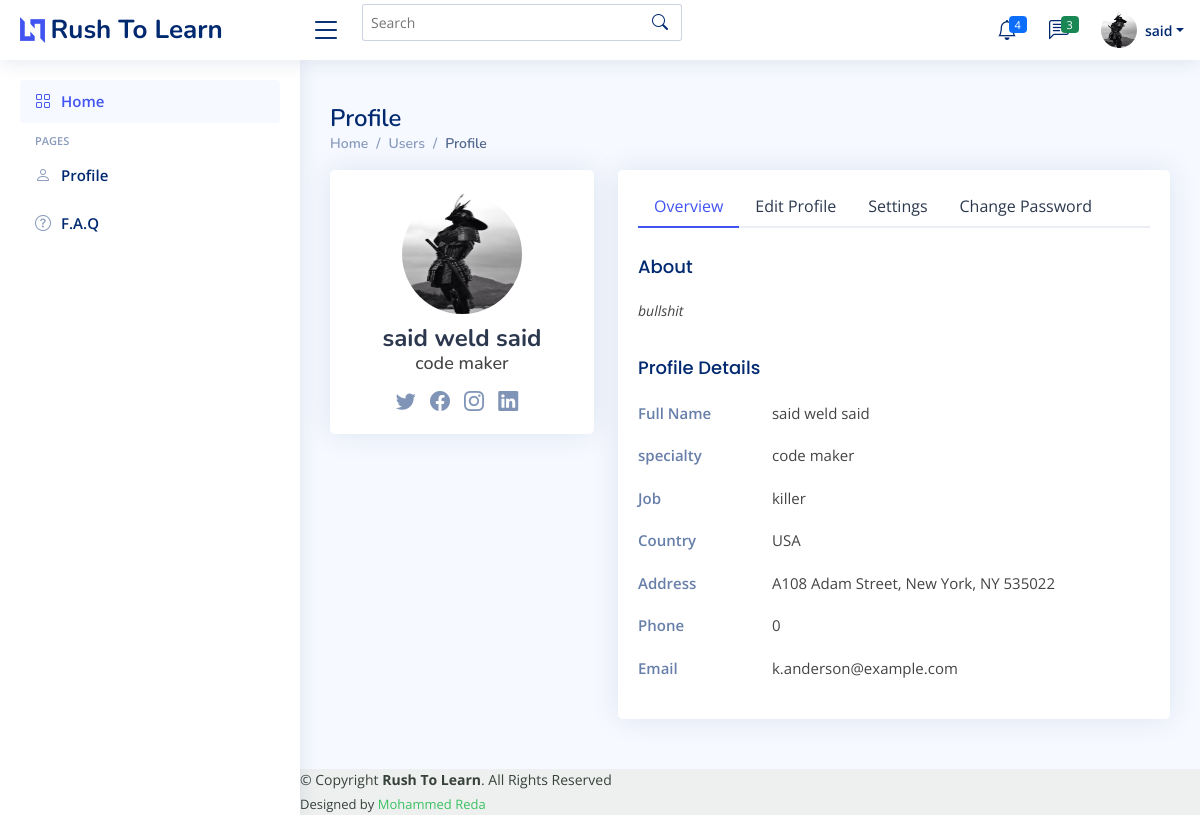
The page /profile.php (signed in) on the database its author committed.
### tables this page shows
CREATE TABLE `wuser` (
  `wid` int(11) NOT NULL,
  `profile_id` int(11) NOT NULL,
  `user_id` bigint(20) NOT NULL,
  `wname` varchar(20) NOT NULL,
  `wimage` varchar(255) NOT NULL,
  `img_dir` varchar(255) NOT NULL,
  `wemail` text NOT NULL,
  `rem` varchar(255) NOT NULL,
  `wpassword` varchar(255) NOT NULL,
  `date_join` timestamp NOT NULL DEFAULT current_timestamp() ON UPDATE current_timestamp(),
  `access_level` varchar(25) NOT NULL
);

CREATE TABLE `wprofile` (
  `profile_id` int(11) NOT NULL,
  `wid` int(11) NOT NULL,
  `fullName` varchar(60) NOT NULL,
  `specialty` varchar(60) NOT NULL,
  `job` varchar(60) NOT NULL,
  `country` varchar(60) NOT NULL,
  `phone` int(60) NOT NULL,
  `email` varchar(60) NOT NULL,
  `about` varchar(500) NOT NULL,
  `addres` varchar(250) NOT NULL
);

### functions.php (called while the page is built, shortened)
<?php
function display_profile($conn)
{
	if(isset($_SESSION['user_id']))
	{
		$query = "SELECT wuser.wid            AS wid,
		wuser.wname           AS wname,
		wuser.img_dir         AS img_dir,
		wuser.wemail          AS wemail,
		wuser.wpassword       AS wpassword,
		wuser.date_join       AS date_join,
		wuser.access_level    AS access_level,
		wprofile.profile_id   AS profile_id,
		wprofile.wid          AS wid,
		wprofile.fullName     AS fullName,
		wprofile.specialty    AS specialty,
		wprofile.job          AS job,
		wprofile.country      AS country,
		wprofile.phone        AS phone,
		wprofile.email        AS email,
		wprofile.about        AS about,
		wprofile.addres       AS addres
 FROM   wuser
		LEFT JOIN wprofile
			   ON wuser.wid = wprofile.wid
 WHERE  wuser.wid = :id;";
		$stmt = $conn->prepare($query);
		$stmt->bindParam(':id', $_SESSION['user_id']);
		$stmt->execute();
		$result = $stmt->fetchAll(PDO::FETCH_ASSOC);
		if($result)
		{
			return $result;
		}
	} else{
			header("Location: login.php");
			exit();
		}
}

### profile.php (the view, shortened to what this page needs)
<?php
require("connection.php");
require("functions.php");
$user_data = display_profile($conn);
?>
<!DOCTYPE html>
<html lang="en">
<!DOCTYPE html>
<head>
  <link href="assets/vendor/bootstrap/css/bootstrap.min.css" rel="stylesheet">
  <link href="assets/vendor/bootstrap-icons/bootstrap-icons.css" rel="stylesheet">
  <link href="assets/vendor/boxicons/css/boxicons.min.css" rel="stylesheet">
  <link href="assets/vendor/quill/quill.snow.css" rel="stylesheet">
  <link href="assets/vendor/quill/quill.bubble.css" rel="stylesheet">
  <link href="assets/vendor/remixicon/remixicon.css" rel="stylesheet">
  <link href="assets/vendor/simple-datatables/style.css" rel="stylesheet">
  <link href="assets/css/style.css" rel="stylesheet">
</head>
<body>
  <header id="header" class="header fixed-top d-flex align-items-center">
    <div class="d-flex align-items-center justify-content-between">
      <a href="home.php" class="logo d-flex align-items-center">
        <img src="assets/img/logo.png" alt="">
        <span class="d-none d-lg-block">Rush To Learn</span>
      </a>
      <i class="bi bi-list toggle-sidebar-btn"></i>
    </div>
    <div class="search-bar">
      <form class="search-form d-flex align-items-center" method="POST" action="#">
        <input type="text" name="query" placeholder="Search" title="Enter search keyword">
        <button type="submit" title="Search"><i class="bi bi-search"></i></button>
      </form>
    </div>
    <nav class="header-nav ms-auto">
      <ul class="d-flex align-items-center">
        <li class="nav-item dropdown">
          <a class="nav-link nav-icon" href="#" data-bs-toggle="dropdown">
            <i class="bi bi-bell"></i>
            <span class="badge bg-primary badge-number">4</span>
          </a>
        </li>
        <li class="nav-item dropdown">
          <a class="nav-link nav-icon" href="#" data-bs-toggle="dropdown">
            <i class="bi bi-chat-left-text"></i>
            <span class="badge bg-success badge-number">3</span>
          </a>
        </li>
        <li class="nav-item dropdown pe-3">
          <a class="nav-link nav-profile d-flex align-items-center pe-0" href="#" data-bs-toggle="dropdown">
            <img src="<?php if (file_exists($user_data[0]['img_dir'])) {
    echo $user_data[0]['img_dir'];
  } else {
      echo 'uploads/default.jpg';
  }?>" alt="Profile" class="rounded-circle">
            <span class="d-none d-md-block dropdown-toggle ps-2"><?php echo $user_data[0]['wname'];?></span>
          </a>
        </li>
      </ul>
    </nav>
  </header>
  <aside id="sidebar" class="sidebar">
    <ul class="sidebar-nav" id="sidebar-nav">
      <li class="nav-item">
        <a class="nav-link " href="home.php">
          <i class="bi bi-grid"></i>
          <span>Home</span>
        </a>
      </li>
      <li class="nav-heading">Pages</li>
      <li class="nav-item">
        <a class="nav-link collapsed" href="profile.php">
          <i class="bi bi-person"></i>
          <span>Profile</span>
        </a>
      </li>
      <li class="nav-item">
        <a class="nav-link collapsed" href="pages-faq.html">
          <i class="bi bi-question-circle"></i>
          <span>F.A.Q</span>
        </a>
      </li>
    </ul>
  </aside>
  <main id="main" class="main">
    <div class="pagetitle">
      <h1>Profile</h1>
      <nav>
        <ol class="breadcrumb">
          <li class="breadcrumb-item"><a href="index.html">Home</a></li>
          <li class="breadcrumb-item">Users</li>
          <li class="breadcrumb-item active">Profile</li>
        </ol>
      </nav>
    </div>
    <section class="section profile">
      <div class="row">
        <div class="col-xl-4">
          <div class="card">
            <div class="card-body profile-card pt-4 d-flex flex-column align-items-center">
              <img src="<?php if (file_exists($user_data[0]['img_dir'])) {
    echo $user_data[0]['img_dir'];
  } else {
      echo 'uploads/default.jpg';
  }?>" alt="Profile" class="rounded-circle">
              <h2><?php echo $user_data[0]["fullName"];?></h2>
              <h3><?php echo $user_data[0]["specialty"];?></h3>
              <div class="social-links mt-2">
                <a href="#" class="twitter"><i class="bi bi-twitter"></i></a>
                <a href="#" class="facebook"><i class="bi bi-facebook"></i></a>
                <a href="#" class="instagram"><i class="bi bi-instagram"></i></a>
                <a href="#" class="linkedin"><i class="bi bi-linkedin"></i></a>
              </div>
            </div>
          </div>
        </div>
        <div class="col-xl-8">
          <div class="card">
            <div class="card-body pt-3">
              <ul class="nav nav-tabs nav-tabs-bordered">
                <li class="nav-item">
                  <button class="nav-link active" data-bs-toggle="tab" data-bs-target="#profile-overview">Overview</button>
                </li>
                <li class="nav-item">
                  <button class="nav-link" data-bs-toggle="tab" data-bs-target="#profile-edit">Edit Profile</button>
                </li>
                <li class="nav-item">
                  <button class="nav-link" data-bs-toggle="tab" data-bs-target="#profile-settings">Settings</button>
                </li>
                <li class="nav-item">
                  <button class="nav-link" data-bs-toggle="tab" data-bs-target="#profile-change-password">Change Password</button>
                </li>
              </ul>
              <div class="tab-content pt-2">
                <div class="tab-pane fade show active profile-overview" id="profile-overview">
                  <h5 class="card-title">About</h5>
                  <p class="small fst-italic"><?php echo $user_data[0]["about"];?></p>
                  <h5 class="card-title">Profile Details</h5>
                  <div class="row">
                    <div class="col-lg-3 col-md-4 label ">Full Name</div>
                    <div class="col-lg-9 col-md-8"><?php echo $user_data[0]["fullName"];?></div>
                  </div>
                  <div class="row">
                    <div class="col-lg-3 col-md-4 label">specialty</div>
                    <div class="col-lg-9 col-md-8"><?php echo $user_data[0]["specialty"];?></div>
                  </div>
                  <div class="row">
                    <div class="col-lg-3 col-md-4 label">Job</div>
                    <div class="col-lg-9 col-md-8"><?php echo $user_data[0]["job"];?></div>
                  </div>
                  <div class="row">
                    <div class="col-lg-3 col-md-4 label">Country</div>
                    <div class="col-lg-9 col-md-8"><?php echo $user_data[0]["country"];?></div>
                  </div>
                  <div class="row">
                    <div class="col-lg-3 col-md-4 label">Address</div>
                    <div class="col-lg-9 col-md-8"><?php echo $user_data[0]["addres"];?></div>
                  </div>
                  <div class="row">
                    <div class="col-lg-3 col-md-4 label">Phone</div>
                    <div class="col-lg-9 col-md-8"><?php echo $user_data[0]["phone"];?></div>
                  </div>
                  <div class="row">
                    <div class="col-lg-3 col-md-4 label">Email</div>
                    <div class="col-lg-9 col-md-8"><?php echo $user_data[0]["email"];?></div>
                  </div>
                </div>
              </div>
            </div>
          </div>
        </div>
      </div>
    </section>
  </main>
  <footer id="footer" class="footer">
    <div class="copyright">
      &copy; Copyright <strong><span>Rush To Learn</span></strong>. All Rights Reserved
    </div>
    <div class="credits">
      Designed by <a href="https://bootstrapmade.com/">Mohammed Reda</a>
    </div>
  </footer>
</body>
</html>

### assets/css/style.css (style rules this page uses)
:root { scroll-behavior: smooth; }
body { font-family: "Open Sans", sans-serif; background: #f6f9ff; color: #444444; }
a { color: #4154f1; text-decoration: none; }
h1, h2, h3, h4, h5, h6 { font-family: "Nunito", sans-serif; }
#main { margin-top: 60px; padding: 20px 30px; transition: all 0.3s; }
.pagetitle { margin-bottom: 10px; }
.pagetitle h1 { font-size: 24px; margin-bottom: 0; font-weight: 600; color: #012970; }
.card { margin-bottom: 30px; border: none; border-radius: 5px; box-shadow: 0px 0 30px rgba(1, 41, 112, 0.1); }
.card-title { padding: 20px 0 15px 0; font-size: 18px; font-weight: 500; color: #012970; font-family: "Poppins", sans-serif; }
.card-body { padding: 0 20px 20px 20px; }
.breadcrumb { font-size: 14px; font-family: "Nunito", sans-serif; color: #899bbd; font-weight: 600; }
.breadcrumb a { color: #899bbd; transition: 0.3s; }
.breadcrumb .breadcrumb-item::before { color: #899bbd; }
.breadcrumb .active { color: #51678f; font-weight: 600; }
.nav-tabs-bordered { border-bottom: 2px solid #ebeef4; }
.nav-tabs-bordered .nav-link { margin-bottom: -2px; border: none; color: #2c384e; }
.nav-tabs-bordered .nav-link.active { background-color: #fff; color: #4154f1; border-bottom: 2px solid #4154f1; }
.logo { line-height: 1; }
@media (min-width: 1200px) { .logo { width: 280px; } }
.logo img { max-height: 26px; margin-right: 6px; }
.logo span { font-size: 26px; font-weight: 700; color: #012970; font-family: "Nunito", sans-serif; }
.header { transition: all 0.5s; z-index: 997; height: 60px; box-shadow: 0px 2px 20px rgba(1, 41, 112, 0.1); background-color: #fff; padding-left: 20px; }
.header .toggle-sidebar-btn { font-size: 32px; padding-left: 10px; cursor: pointer; color: #012970; }
.header .search-bar { min-width: 360px; padding: 0 20px; }
.header .search-form { width: 100%; }
.header .search-form input { border: 0; font-size: 14px; color: #012970; border: 1px solid rgba(1, 41, 112, 0.2); padding: 7px 38px 7px 8px; border-radius: 3px; transition: 0.3s; width: 100%; }
.header .search-form button { border: 0; padding: 0; margin-left: -30px; background: none; }
.header .search-form button i { color: #012970; }
.header-nav ul { list-style: none; }
.header-nav > ul { margin: 0; padding: 0; }
.header-nav .nav-icon { font-size: 20px; color: #012970; }
.header-nav .nav-profile { color: #012970; }
.header-nav .nav-profile img { width: 36px; max-block-size: fit-content; height: 36px; }
.header-nav .nav-profile span { font-size: 14px; font-weight: 600; }
.header-nav .badge-number { position: absolute; inset: 4px 6px auto auto; font-weight: normal; font-size: 11px; padding: 3px 6px; }
.sidebar { position: fixed; top: 60px; left: 0; bottom: 0; width: 300px; z-index: 996; transition: all 0.3s; padding: 20px; overflow-y: auto; scrollbar-width: thin; scrollbar-color: #aab7cf transparent; box-shadow: 0px 0px 20px rgba(1, 41, 112, 0.1); background-color: #fff; }
@media (min-width: 1200px) { #main, #footer { margin-left: 300px; } }
.sidebar-nav { padding: 0; margin: 0; list-style: none; }
.sidebar-nav li { padding: 0; margin: 0; list-style: none; }
.sidebar-nav .nav-item { margin-bottom: 5px; }
.sidebar-nav .nav-heading { font-size: 11px; text-transform: uppercase; color: #899bbd; font-weight: 600; margin: 10px 0 5px 15px; }
.sidebar-nav .nav-link { display: flex; align-items: center; font-size: 15px; font-weight: 600; color: #4154f1; transition: 0.3; background: #f6f9ff; padding: 10px 15px; border-radius: 4px; }
.sidebar-nav .nav-link i { font-size: 16px; margin-right: 10px; color: #4154f1; }
.sidebar-nav .nav-link.collapsed { color: #012970; background: #fff; }
.sidebar-nav .nav-link.collapsed i { color: #899bbd; }
.profile .profile-card img { width: 120px; max-block-size: fit-content; height: 120px; }
.profile .profile-card h2 { font-size: 24px; font-weight: 700; color: #2c384e; margin: 10px 0 0 0; }
.profile .profile-card h3 { font-size: 18px; }
.profile .profile-card .social-links a { font-size: 20px; display: inline-block; color: rgba(1, 41, 112, 0.5); line-height: 0; margin-right: 10px; transition: 0.3s; }
.profile .profile-overview .row { margin-bottom: 20px; font-size: 15px; }
.profile .profile-overview .card-title { color: #012970; }
.profile .profile-overview .label { font-weight: 600; color: rgba(1, 41, 112, 0.6); }
#footer { color: #37423b; font-size: 14px; background: #eef0ef; }
#footer .credits { padding-top: 5px; font-size: 13px; }
#footer .credits a { color: #3ac162; transition: 0.3s; }

### rows shown on the page
wuser: img_dir (picture), wname "said", wprofile.fullName "said weld said", wprofile.specialty "code maker", wprofile.about "bullshit", wprofile.job "killer", wprofile.country "USA", wprofile.addres "A108 Adam Street, New York, NY 535022", wprofile.phone "0", wprofile.email "k.anderson@example.com"
